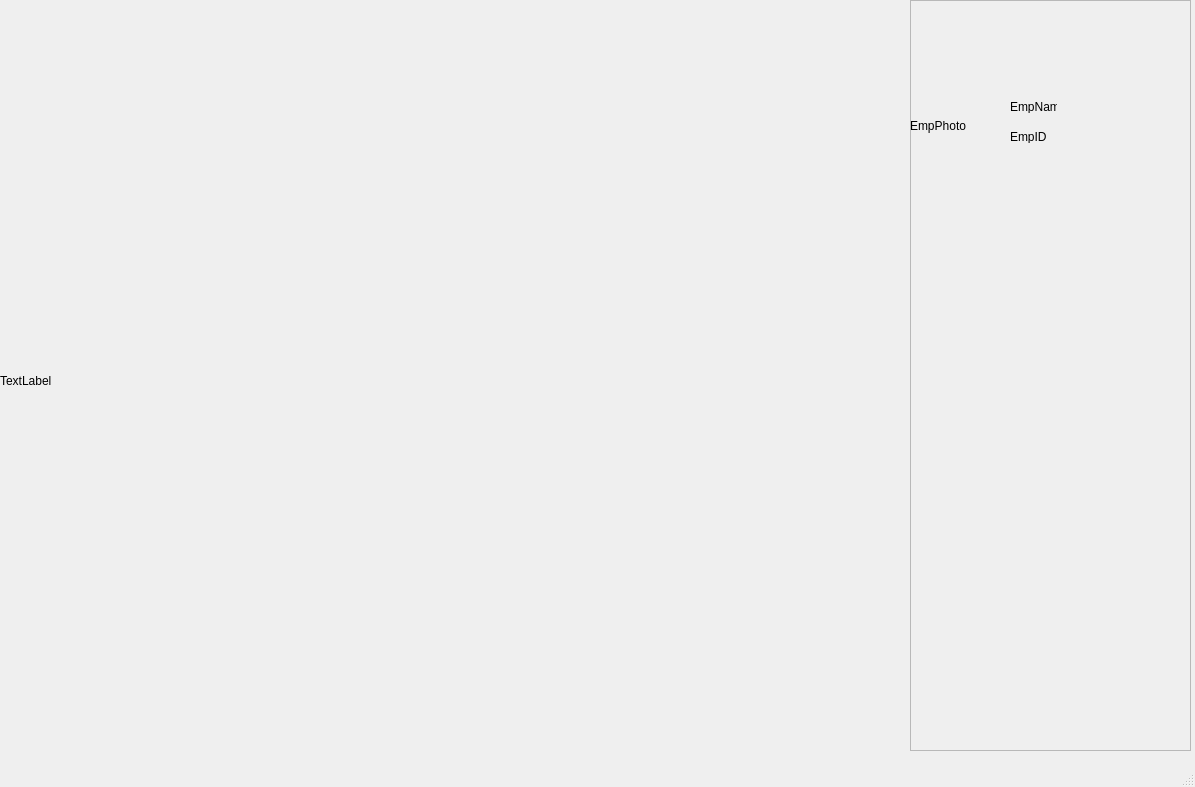
<?xml version="1.0" encoding="UTF-8"?>
<ui version="4.0">
 <class>MainWindow</class>
 <widget class="QMainWindow" name="MainWindow">
  <property name="geometry">
   <rect>
    <x>0</x>
    <y>0</y>
    <width>1195</width>
    <height>787</height>
   </rect>
  </property>
  <property name="windowTitle">
   <string>MainWindow</string>
  </property>
  <widget class="QWidget" name="centralwidget">
   <widget class="QLabel" name="feed">
    <property name="geometry">
     <rect>
      <x>0</x>
      <y>0</y>
      <width>871</width>
      <height>761</height>
     </rect>
    </property>
    <property name="text">
     <string>TextLabel</string>
    </property>
   </widget>
   <widget class="QFrame" name="frame">
    <property name="geometry">
     <rect>
      <x>910</x>
      <y>0</y>
      <width>281</width>
      <height>751</height>
     </rect>
    </property>
    <property name="frameShape">
     <enum>QFrame::StyledPanel</enum>
    </property>
    <property name="frameShadow">
     <enum>QFrame::Raised</enum>
    </property>
    <widget class="QLabel" name="EmpPhoto">
     <property name="geometry">
      <rect>
       <x>0</x>
       <y>80</y>
       <width>81</width>
       <height>91</height>
      </rect>
     </property>
     <property name="autoFillBackground">
      <bool>false</bool>
     </property>
     <property name="text">
      <string>EmpPhoto</string>
     </property>
    </widget>
    <widget class="QLabel" name="EmpName">
     <property name="geometry">
      <rect>
       <x>100</x>
       <y>100</y>
       <width>47</width>
       <height>13</height>
      </rect>
     </property>
     <property name="text">
      <string>EmpName</string>
     </property>
    </widget>
    <widget class="QLabel" name="EmpID">
     <property name="geometry">
      <rect>
       <x>100</x>
       <y>130</y>
       <width>47</width>
       <height>13</height>
      </rect>
     </property>
     <property name="text">
      <string>EmpID</string>
     </property>
    </widget>
   </widget>
  </widget>
  <widget class="QMenuBar" name="menubar">
   <property name="geometry">
    <rect>
     <x>0</x>
     <y>0</y>
     <width>1195</width>
     <height>21</height>
    </rect>
   </property>
  </widget>
  <widget class="QStatusBar" name="statusbar"/>
 </widget>
 <resources/>
 <connections/>
</ui>
